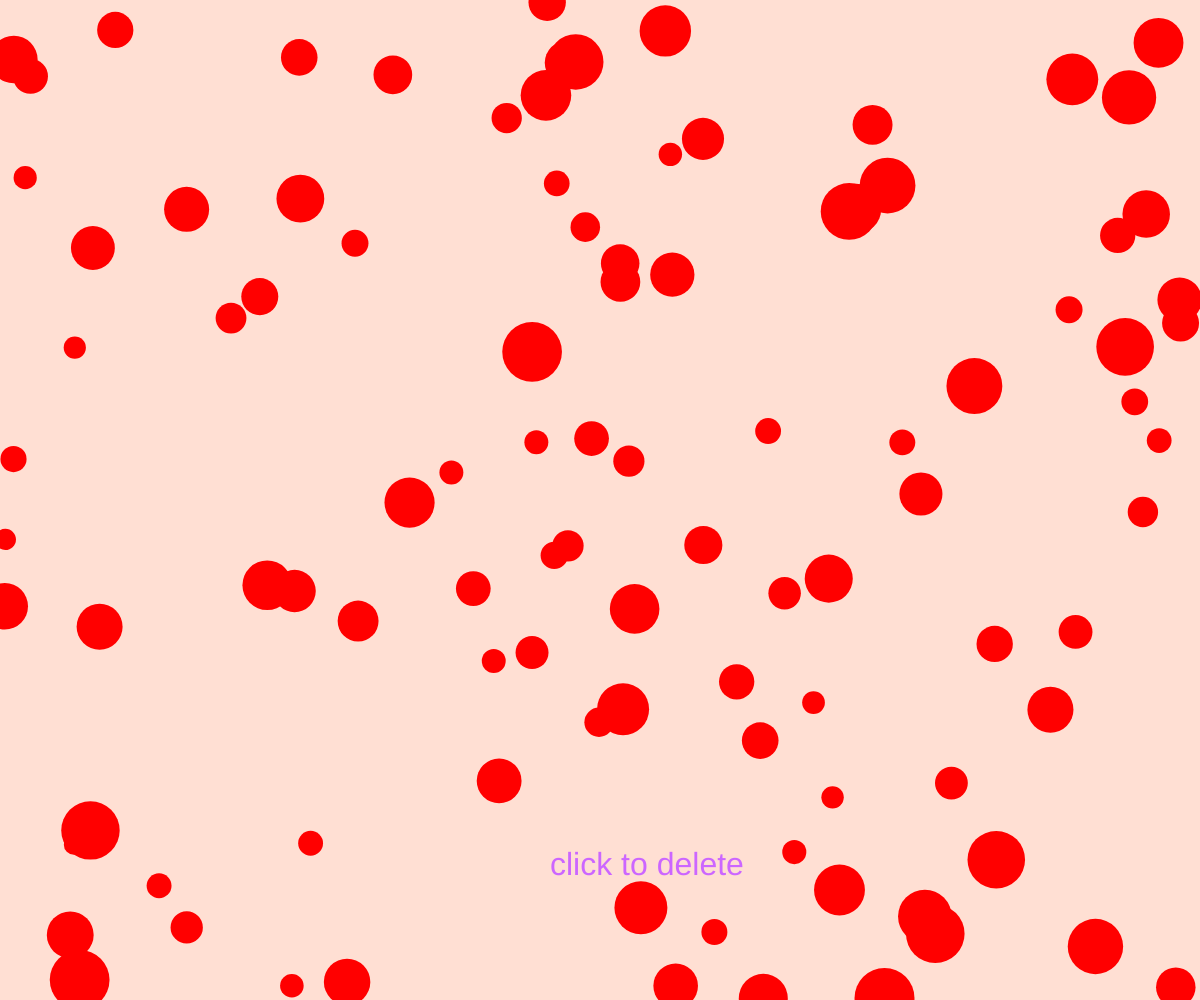
Frame 1 (no input)
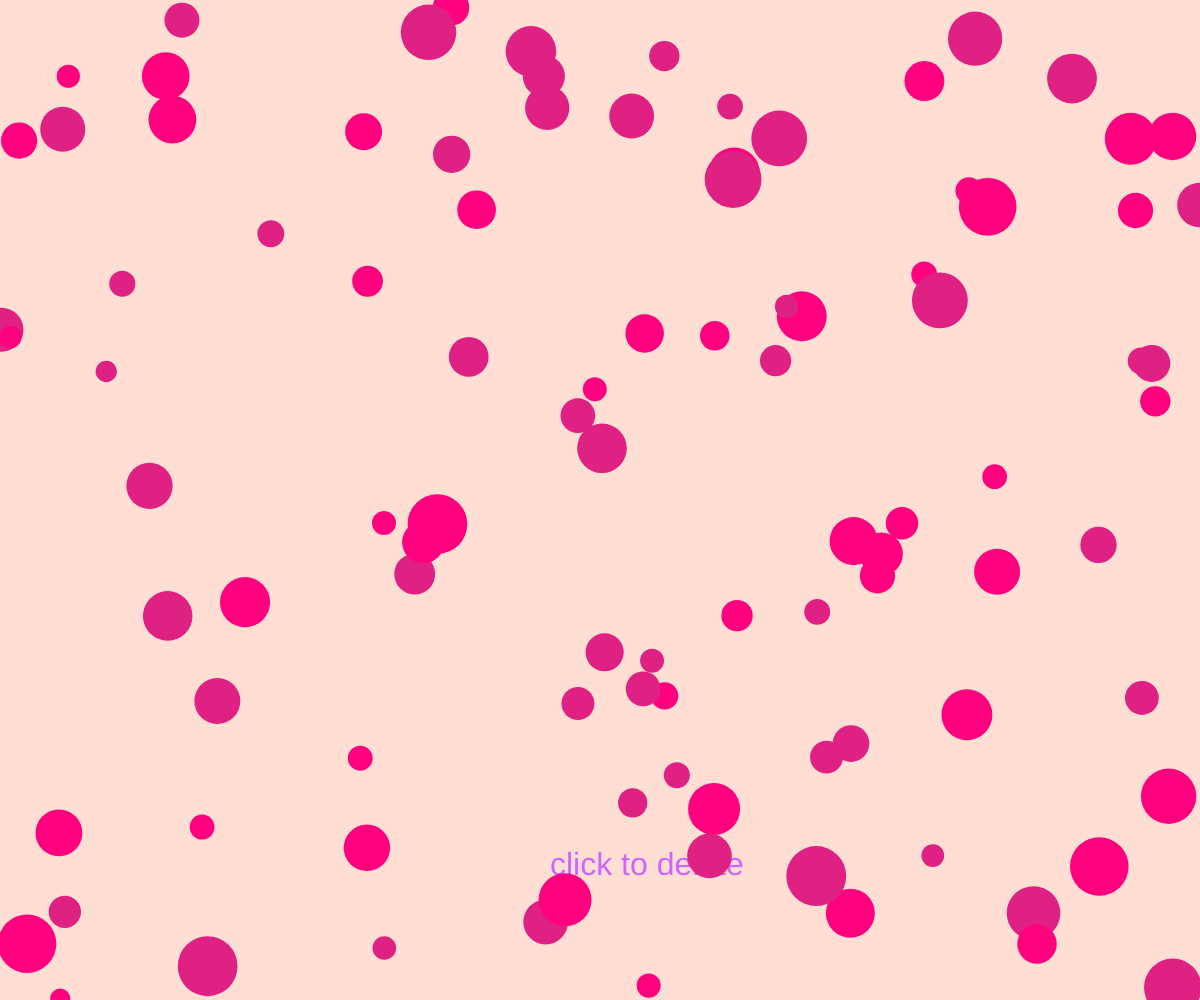
Frame 60 (no input)
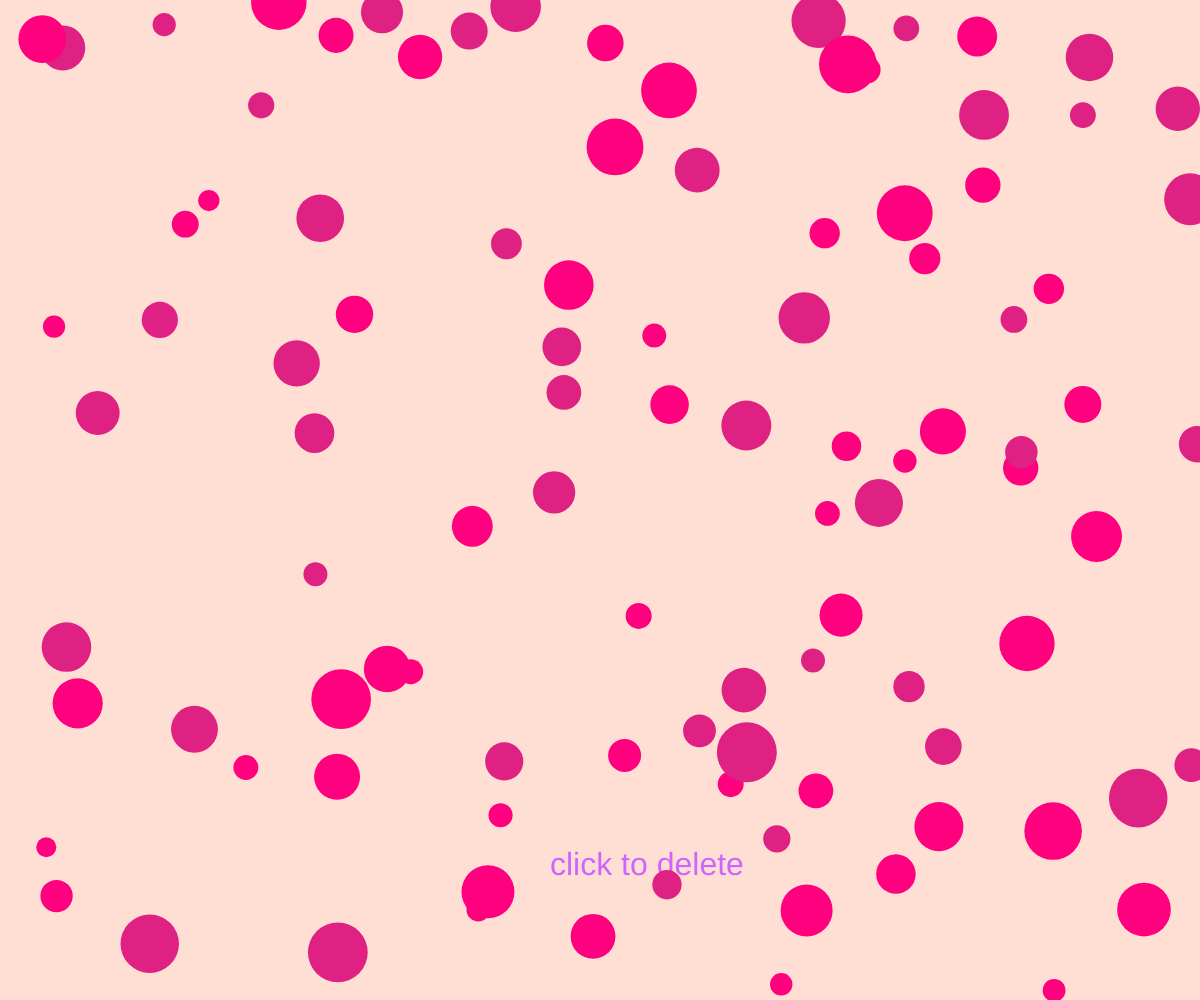
Frame 120 (the mouse pressed at the canvas centre since frame 60)

The p5.js sketch that drew these frames (run headless with seeded random() and noise() and a simulated clock; from frame 60 on, the mouse is pressed at the canvas centre):

// p5.js sketch
// ── sketch.js
function preload(){
  // put preload code here
}

var balls = [];

var colorList1 = ['#FF007F',
                 '#DE2182'];
var colorList2 = ['#892981',
                  '#431C53'];
function setup() {

  createCanvas(windowWidth, windowHeight);
  frameRate(40);

  var ballNumber = 100;

  for (var i = 0; i < ballNumber; i++) {

    var myBall = new Ball(random(0,width),random(0,height),10);
    myBall.speed1 = random(-3,3);
    myBall.speed2 = random(-3, 3);

    balls.push(myBall);
  }
}
function mousePressed() {
  for (var j = 0; j < balls.length; j++) {

    balls[j].click();
  }
}

function draw() {

  background('#FFDFD3');
  fill('#CC66FF');
  textSize(32);
 text('click to delete',windowWidth/2-50, height/8*7);
 textSize(90);


  for (var j = 0; j < balls.length; j++) {

    balls[j].move();
    balls[j].display();
    balls[j].over(mouseX, mouseY);
  }
}

function Ball(_x, _y, _diameter) {

  this.size = random(20,60);
  this.x = _x;
  this.y = _y;
  this.color = 'red';
  this.speed1 = 1;
  this.speed2 = -2;


  var yDir = 1;
  var xDir = 1;

  this.move = function() {
    //velocità
    this.x += this.speed1 * xDir;
    this.y += this.speed2 * yDir;
    //cambio direzione quando tocca i bordi
    if (this.y > height || this.y < 0) {
      yDir = yDir * -1;
    }
    if (this.x > width || this.x < 0) {
      xDir = xDir * -1
    }
  }
  this.display = function() {
    fill(this.color);
    noStroke();
    ellipse(this.x, this.y, this.size);
  }

  //cambia colore
  this.over = function() {
        var d = dist(mouseX, mouseY, this.x, this.y);
        if (d < this.size/2) {
    this.color = color(random(colorList2))
  } else{
    this.color= color(random(colorList1))
  }
}

//eliminare le bolle
this.click = function() {
      var d = dist(mouseX, mouseY, this.x, this.y);
      if (d < this.size/2) {
        this.size = 0;
      }
    }

}
function windowResized() {
  resizeCanvas(windowWidth, windowHeight)

}
